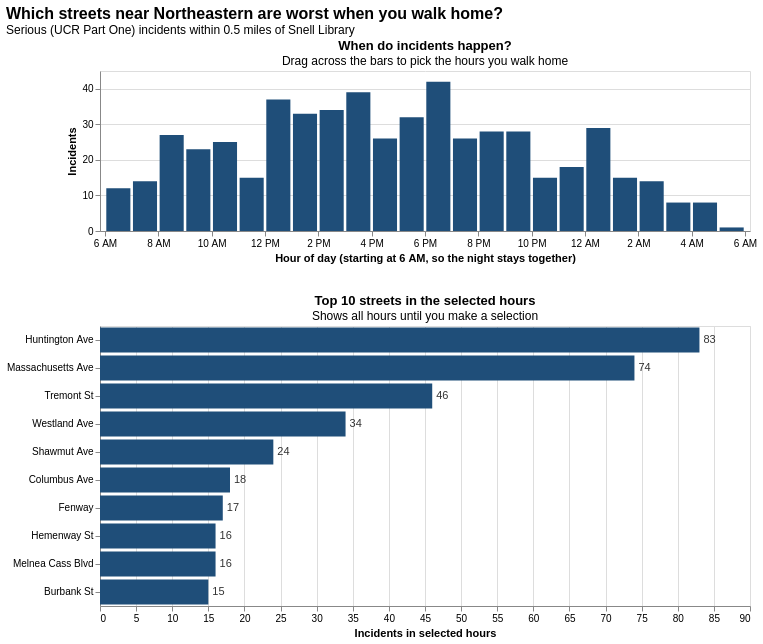

Notebook code for this chart:
### Code cell
viz6

### Figure 1 — Vega-Lite specification as saved in the notebook (floating-point values rounded to 4 significant figures; data arrays with more than 128 entries replaced by an {"elided": "..."} marker saying what was removed)
{"config": {"view": {"continuousWidth": 300, "continuousHeight": 300}}, "vconcat": [{"mark": {"type": "bar", "width": 24.08}, "encoding": {"color": {"condition": {"param": "hours", "value": "#1F4E79"}, "value": "#C9CED6"}, "tooltip": [{"field": "hour_label", "title": "Hour starting", "type": "nominal"}, {"aggregate": "count", "title": "Incidents", "type": "quantitative"}], "x": {"axis": {"grid": false, "labelExpr": "datum.value == 0 ? '6 AM' : datum.value == 2 ? '8 AM' : datum.value == 4 ? '10 AM' : datum.value == 6 ? '12 PM' : datum.value == 8 ? '2 PM' : datum.value == 10 ? '4 PM' : datum.value == 12 ? '6 PM' : datum.value == 14 ? '8 PM' : datum.value == 16 ? '10 PM' : datum.value == 18 ? '12 AM' : datum.value == 20 ? '2 AM' : datum.value == 22 ? '4 AM' : datum.value == 24 ? '6 AM' : ''", "values": [0, 2, 4, 6, 8, 10, 12, 14, 16, 18, 20, 22, 24]}, "field": "hour_mid", "scale": {"domain": [0, 24], "nice": false}, "title": "Hour of day (starting at 6 AM, so the night stays together)", "type": "quantitative"}, "y": {"aggregate": "count", "title": "Incidents", "type": "quantitative"}}, "height": 160, "name": "view_190a2dacb7babf41_0", "title": {"text": "When do incidents happen?", "subtitle": "Drag across the bars to pick the hours you walk home"}, "width": 650}, {"layer": [{"mark": {"type": "bar", "color": "#1F4E79"}, "encoding": {"tooltip": [{"field": "STREET", "title": "Street", "type": "nominal"}, {"field": "incidents", "title": "Incidents", "type": "quantitative"}, {"field": "share", "format": ".0%", "title": "Share of selected hours", "type": "quantitative"}], "x": {"field": "incidents", "title": "Incidents in selected hours", "type": "quantitative"}, "y": {"field": "STREET", "sort": {"field": "rank", "order": "ascending"}, "title": null, "type": "nominal"}}, "title": {"text": "Top 10 streets in the selected hours", "subtitle": "Shows all hours until you make a selection"}, "transform": [{"filter": {"param": "hours"}}, {"aggregate": [{"op": "count", "as": "incidents"}], "groupby": ["STREET"]}, {"joinaggregate": [{"op": "sum", "field": "incidents", "as": "total"}]}, {"calculate": "datum.incidents / datum.total", "as": "share"}, {"window": [{"op": "row_number", "field": "", "as": "rank"}], "sort": [{"field": "incidents", "order": "descending"}, {"field": "STREET", "order": "ascending"}]}, {"filter": "(datum.rank <= 10)"}]}, {"mark": {"type": "text", "align": "left", "color": "#333", "dx": 4}, "encoding": {"text": {"field": "incidents", "type": "quantitative"}, "tooltip": {"value": null}, "x": {"field": "incidents", "title": "Incidents in selected hours", "type": "quantitative"}, "y": {"field": "STREET", "sort": {"field": "rank", "order": "ascending"}, "title": null, "type": "nominal"}}, "title": {"text": "Top 10 streets in the selected hours", "subtitle": "Shows all hours until you make a selection"}, "transform": [{"filter": {"param": "hours"}}, {"aggregate": [{"op": "count", "as": "incidents"}], "groupby": ["STREET"]}, {"joinaggregate": [{"op": "sum", "field": "incidents", "as": "total"}]}, {"calculate": "datum.incidents / datum.total", "as": "share"}, {"window": [{"op": "row_number", "field": "", "as": "rank"}], "sort": [{"field": "incidents", "order": "descending"}, {"field": "STREET", "order": "ascending"}]}, {"filter": "(datum.rank <= 10)"}]}], "height": 280, "width": 650}], "data": {"name": "data-fb9fd6157f3c77aa7fd85dc96dfc6159"}, "params": [{"name": "hours", "select": {"type": "interval", "encodings": ["x"]}, "views": ["view_190a2dacb7babf41_0"]}], "spacing": 30, "title": {"text": "Which streets near Northeastern are worst when you walk home?", "anchor": "start", "fontSize": 16, "subtitle": "Serious (UCR Part One) incidents within 0.5 miles of Snell Library"}, "$schema": "https://vega.github.io/schema/vega-lite/v6.4.1.json", "datasets": {"data-fb9fd6157f3c77aa7fd85dc96dfc6159": {"elided": "549 records"}}}
